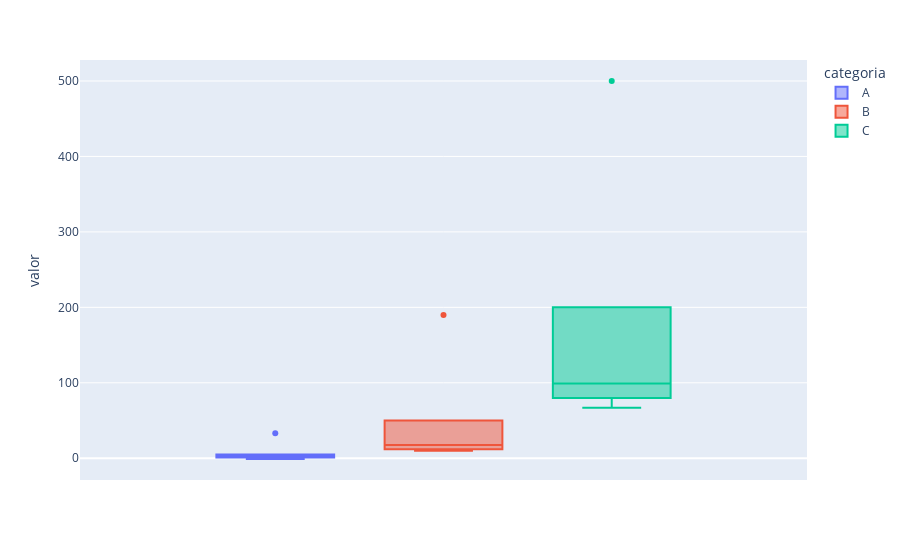

Notebook cell for this chart:
### Code cell
fig = px.box(df, y="valor", color='categoria')
fig.show()

### Figure 1 — Plotly figure (JSON) as saved in the notebook; plotly's stock layout.template omitted (floating-point values rounded to 4 significant figures)
{"data": [{"alignmentgroup": "True", "hovertemplate": "categoria=A<br>valor=%{y}<extra></extra>", "legendgroup": "A", "marker": {"color": "#636efa"}, "name": "A", "notched": false, "offsetgroup": "A", "orientation": "v", "showlegend": true, "type": "box", "x0": " ", "xaxis": "x", "y": [-1, 2, 3, 33, 5, 1], "y0": " ", "yaxis": "y"}, {"alignmentgroup": "True", "hovertemplate": "categoria=B<br>valor=%{y}<extra></extra>", "legendgroup": "B", "marker": {"color": "#EF553B"}, "name": "B", "notched": false, "offsetgroup": "B", "orientation": "v", "showlegend": true, "type": "box", "x0": " ", "xaxis": "x", "y": [10, 20, 50, 190, 15, 12], "y0": " ", "yaxis": "y"}, {"alignmentgroup": "True", "hovertemplate": "categoria=C<br>valor=%{y}<extra></extra>", "legendgroup": "C", "marker": {"color": "#00cc96"}, "name": "C", "notched": false, "offsetgroup": "C", "orientation": "v", "showlegend": true, "type": "box", "x0": " ", "xaxis": "x", "y": [100, 200, 500, 80, 67, 98], "y0": " ", "yaxis": "y"}], "layout": {"boxmode": "group", "legend": {"title": {"text": "categoria"}, "tracegroupgap": 0}, "margin": {"t": 60}, "xaxis": {"anchor": "y", "domain": [0, 1]}, "yaxis": {"anchor": "x", "domain": [0, 1], "title": {"text": "valor"}}}}
